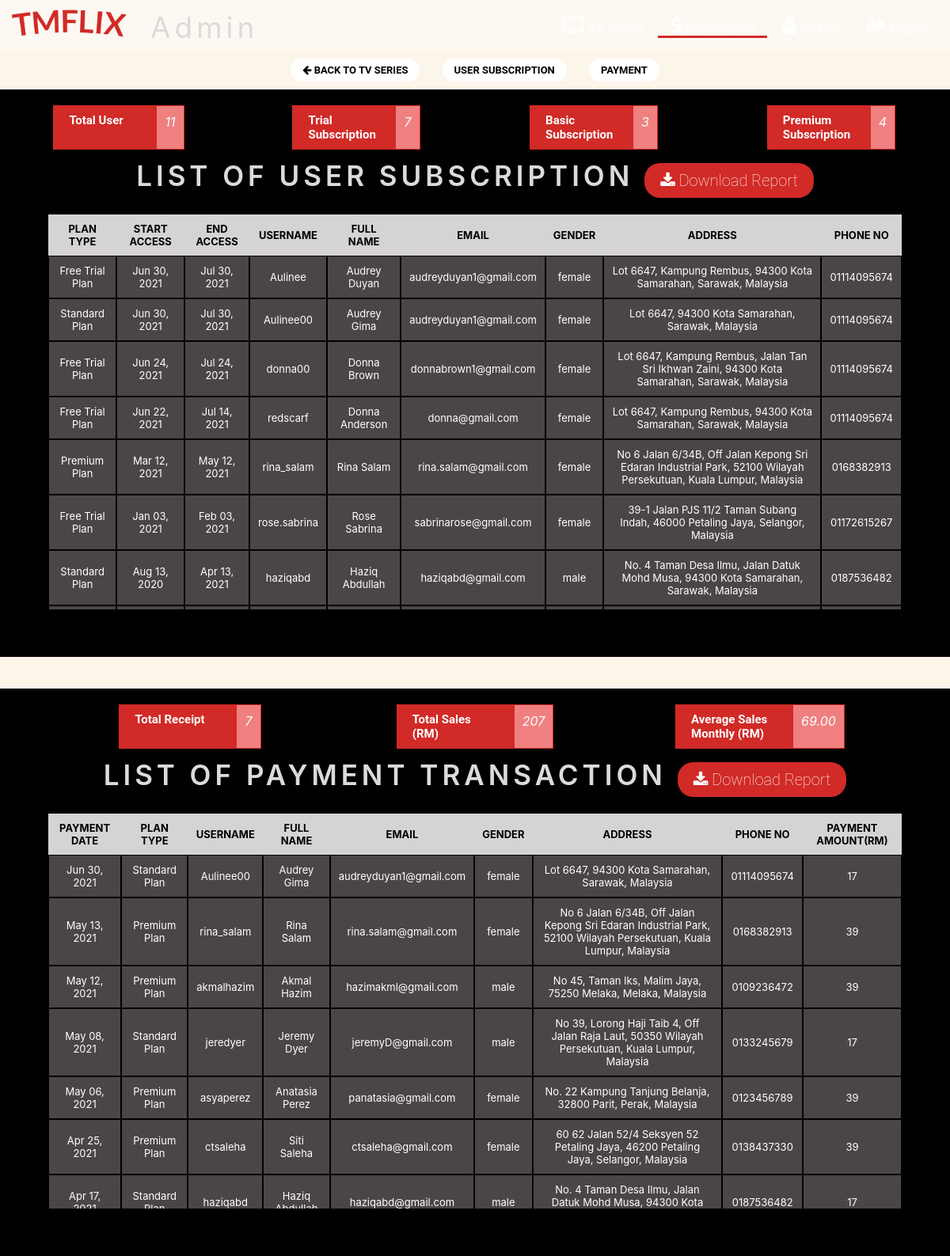
Screenshot of /admin/subscription-page.php (signed in) with the database file from the repository.
### tables this page shows
CREATE TABLE `user` (
  `UserID` int(10) NOT NULL,
  `SubscriptionID` int(10) NOT NULL,
  `Username` varchar(255) NOT NULL,
  `UserFirstName` varchar(255) NOT NULL,
  `UserLastName` varchar(255) NOT NULL,
  `Email` varchar(255) NOT NULL,
  `Password` varchar(255) NOT NULL,
  `Gender` varchar(255) NOT NULL,
  `PhoneNumber` int(10) NOT NULL,
  `AddressLine` varchar(255) NOT NULL,
  `PostalCode` int(10) NOT NULL
);

CREATE TABLE `subscriptionplan` (
  `PlanID` int(10) NOT NULL,
  `Type` varchar(255) NOT NULL,
  `Description` varchar(255) NOT NULL,
  `Price` float NOT NULL
);

CREATE TABLE `usersubscription` (
  `SubscriptionID` int(10) NOT NULL,
  `PlanID` int(10) NOT NULL,
  `StartAccess` datetime NOT NULL,
  `EndAccess` datetime NOT NULL
);

CREATE TABLE `address` (
  `PostalCode` int(10) NOT NULL,
  `State` varchar(255) NOT NULL,
  `Area` varchar(255) NOT NULL,
  `Country` varchar(225) NOT NULL
);

CREATE TABLE `payment` (
  `PaymentID` int(10) NOT NULL,
  `UserID` int(10) NOT NULL,
  `PlanID` int(11) NOT NULL,
  `PaymentDate` datetime NOT NULL,
  `PaymentMethod` varchar(255) NOT NULL
);

### class/UserClass.php (the view, shortened to what this page needs)
<?php
class User{
	public function __construct($DB_con)
	{
        $this->conn = $DB_con;
	}
    public function displayAllSubscription(){
        $subQuery = mysqli_query($this->conn, "SELECT u.Username, u.UserFirstName, u.UserLastName, u.Email, u.Gender, u.PhoneNumber, u.AddressLine, u.PostalCode, a.State, a.Area, a.Country, s.StartAccess, s.EndAccess, p.Type FROM user u, address a, usersubscription s, subscriptionplan p WHERE
                u.PostalCode = a.PostalCode AND u.SubscriptionID = s.SubscriptionID AND s.PlanID = p.PlanID ORDER BY s.StartAccess DESC");
        while($rowsub = mysqli_fetch_array($subQuery)){
            $plan_type = $rowsub['Type'];
            $start_access = $rowsub['StartAccess'];
            $end_access = $rowsub['EndAccess'];
            $username = $rowsub['Username'];
            $fullname = $rowsub['UserFirstName']." ".$rowsub['UserLastName'];
            $email = $rowsub['Email'];
            $gender = $rowsub['Gender'];
            $address = $rowsub['AddressLine'].", ".$rowsub['PostalCode']." ".$rowsub['Area'].", ".$rowsub['State'].", ".$rowsub['Country'];
            $phone = $rowsub['PhoneNumber'];
            $tempDate1 = date_create($start_access);
            $start_access = date_format($tempDate1,"M d, Y");
            $tempDate2 = date_create($end_access);
            $end_access = date_format($tempDate2,"M d, Y");
            echo '<tr>';
                echo '<td style="padding: 10px;background-color: rgb(75, 70, 70);text-align: center;">'.$plan_type.'</td>';
                echo '<td style="padding: 10px;background-color: rgb(75, 70, 70);text-align: center;">'.$start_access.'</td>';
                echo '<td style="padding: 10px;background-color: rgb(75, 70, 70);text-align: center;">'.$end_access.'</td>';
                echo '<td style="padding: 10px;background-color: rgb(75, 70, 70);text-align: center;">'.$username.'</td>';
                echo '<td style="padding: 10px;background-color: rgb(75, 70, 70);text-align: center;">'.$fullname.'</td>';
                echo '<td style="padding: 10px;background-color: rgb(75, 70, 70);text-align: center;">'.$email.'</td>';
                echo '<td style="padding: 10px;background-color: rgb(75, 70, 70);text-align: center;">'.$gender.'</td>';
                echo '<td style="padding: 10px;background-color: rgb(75, 70, 70);text-align: center;">'.$address.'</td>';
                echo '<td style="padding: 10px;background-color: rgb(75, 70, 70);text-align: center;">0'.$phone.'</td>';
            echo '</tr>';
        }
    }
    public function displayAllPayment(){
        $subQuery = mysqli_query($this->conn, "SELECT p.PaymentDate, u.Username, u.UserFirstName, u.UserLastName, u.Email, u.Gender,
        u.PhoneNumber, u.AddressLine, u.PostalCode, a.State, a.Area, a.Country, s.Type, s.Price FROM user u, address a, subscriptionplan s,
        payment p WHERE p.UserID = u.UserID AND u.PostalCode = a.PostalCode AND p.PlanID = s.PlanID ORDER BY p.PaymentDate DESC");
        while($rowsub = mysqli_fetch_array($subQuery)){
            $payment_date = $rowsub['PaymentDate'];
            $plan_type = $rowsub['Type'];
            $amount = $rowsub['Price'];
            $username = $rowsub['Username'];
            $fullname = $rowsub['UserFirstName']." ".$rowsub['UserLastName'];
            $email = $rowsub['Email'];
            $gender = $rowsub['Gender'];
            $address = $rowsub['AddressLine'].", ".$rowsub['PostalCode']." ".$rowsub['Area'].", ".$rowsub['State'].", ".$rowsub['Country'];
            $phone = $rowsub['PhoneNumber'];
            $tempDate = date_create($payment_date);
            $payment_date = date_format($tempDate,"M d, Y");
            echo '<tr>';
                echo '<td style="padding: 10px;background-color: rgb(75, 70, 70);text-align: center;">'.$payment_date.'</td>';
                echo '<td style="padding: 10px;background-color: rgb(75, 70, 70);text-align: center;">'.$plan_type.'</td>';
                echo '<td style="padding: 10px;background-color: rgb(75, 70, 70);text-align: center;">'.$username.'</td>';
                echo '<td style="padding: 10px;background-color: rgb(75, 70, 70);text-align: center;">'.$fullname.'</td>';
                echo '<td style="padding: 10px;background-color: rgb(75, 70, 70);text-align: center;">'.$email.'</td>';
                echo '<td style="padding: 10px;background-color: rgb(75, 70, 70);text-align: center;">'.$gender.'</td>';
                echo '<td style="padding: 10px;background-color: rgb(75, 70, 70);text-align: center;">'.$address.'</td>';
                echo '<td style="padding: 10px;background-color: rgb(75, 70, 70);text-align: center;">0'.$phone.'</td>';
                echo '<td style="padding: 10px;background-color: rgb(75, 70, 70);text-align: center;">'.$amount.'</td>';
            echo '</tr>';
        }
    }
}
?>

### rows the page displays
user: subscriptionplan.Type "Free Trial Plan", SubscriptionID.StartAccess "Jun 30, 2021", SubscriptionID.EndAccess "Jul 30, 2021", Username "Aulinee", fullname "Audrey Duyan", Email "audreyduyan1@gmail.com", Gender "female", address "Lot 6647, Kampung Rembus, 94300 Kota Samarahan, Sarawak, Malaysia", PhoneNumber "1114095674"
user: subscriptionplan.Type "Standard Plan", SubscriptionID.StartAccess "Jun 30, 2021", SubscriptionID.EndAccess "Jul 30, 2021", Username "Aulinee00", fullname "Audrey Gima", Email "audreyduyan1@gmail.com", Gender "female", address "Lot 6647, 94300 Kota Samarahan, Sarawak, Malaysia", PhoneNumber "1114095674", payment.PaymentDate "Jun 30, 2021", subscriptionplan.Price "17"
user: subscriptionplan.Type "Free Trial Plan", SubscriptionID.StartAccess "Jun 24, 2021", SubscriptionID.EndAccess "Jul 24, 2021", Username "donna00", fullname "Donna Brown", Email "donnabrown1@gmail.com", Gender "female", address "Lot 6647, Kampung Rembus, Jalan Tan Sri Ikhwan Zaini, 94300 Kota Samarahan, Sarawak, Malaysia", PhoneNumber "1114095674"
user: subscriptionplan.Type "Free Trial Plan", SubscriptionID.StartAccess "Jun 22, 2021", SubscriptionID.EndAccess "Jul 14, 2021", Username "redscarf", fullname "Donna Anderson", Email "donna@gmail.com", Gender "female", address "Lot 6647, Kampung Rembus, 94300 Kota Samarahan, Sarawak, Malaysia", PhoneNumber "1114095674"
user: subscriptionplan.Type "Premium Plan", SubscriptionID.StartAccess "Mar 12, 2021", SubscriptionID.EndAccess "May 12, 2021", Username "rina_salam", fullname "Rina Salam", Email "rina.salam@gmail.com", Gender "female", address "No 6 Jalan 6/34B, Off Jalan Kepong Sri Edaran Industrial Park, 52100 Wilayah Persekutuan, Kuala Lumpur, Malaysia", PhoneNumber "168382913", payment.PaymentDate "May 13, 2021", subscriptionplan.Price "39"
user: subscriptionplan.Type "Free Trial Plan", SubscriptionID.StartAccess "Jan 03, 2021", SubscriptionID.EndAccess "Feb 03, 2021", Username "rose.sabrina", fullname "Rose Sabrina", Email "sabrinarose@gmail.com", Gender "female", address "39-1 Jalan PJS 11/2 Taman Subang Indah, 46000 Petaling Jaya, Selangor, Malaysia", PhoneNumber "1172615267"
user: subscriptionplan.Type "Standard Plan", SubscriptionID.StartAccess "Aug 13, 2020", SubscriptionID.EndAccess "Apr 13, 2021", Username "haziqabd", fullname "Haziq Abdullah", Email "haziqabd@gmail.com", Gender "male", address "No. 4 Taman Desa Ilmu, Jalan Datuk Mohd Musa, 94300 Kota Samarahan, Sarawak, Malaysia", PhoneNumber "187536482", payment.PaymentDate "Apr 17,…", subscriptionplan.Type "Standard…", fullname "Haziq…", address "No. 4 Taman Desa Ilmu, Jalan Datuk Mohd Musa, 94300 Kota…", subscriptionplan.Price "17"
user: payment.PaymentDate "May 12, 2021", subscriptionplan.Type "Premium Plan", Username "akmalhazim", fullname "Akmal Hazim", Email "hazimakml@gmail.com", Gender "male", address "No 45, Taman Iks, Malim Jaya, 75250 Melaka, Melaka, Malaysia", PhoneNumber "109236472", subscriptionplan.Price "39"
user: payment.PaymentDate "May 08, 2021", subscriptionplan.Type "Standard Plan", Username "jeredyer", fullname "Jeremy Dyer", Email "jeremyD@gmail.com", Gender "male", address "No 39, Lorong Haji Taib 4, Off Jalan Raja Laut, 50350 Wilayah Persekutuan, Kuala Lumpur, Malaysia", PhoneNumber "133245679", subscriptionplan.Price "17"
user: payment.PaymentDate "May 06, 2021", subscriptionplan.Type "Premium Plan", Username "asyaperez", fullname "Anatasia Perez", Email "panatasia@gmail.com", Gender "female", address "No. 22 Kampung Tanjung Belanja, 32800 Parit, Perak, Malaysia", PhoneNumber "123456789", subscriptionplan.Price "39"
user: payment.PaymentDate "Apr 25, 2021", subscriptionplan.Type "Premium Plan", Username "ctsaleha", fullname "Siti Saleha", Email "ctsaleha@gmail.com", Gender "female", address "60 62 Jalan 52/4 Seksyen 52 Petaling Jaya, 46200 Petaling Jaya, Selangor, Malaysia", PhoneNumber "138437330", subscriptionplan.Price "39"

### other values shown
$subs_overview[0] "11"
$subs_overview[1] "7"
$subs_overview[2] "3"
$subs_overview[3] "4"
$payment_overview[0] "7"
$payment_overview[1] "207"
$payment_overview[2] "69.00"
